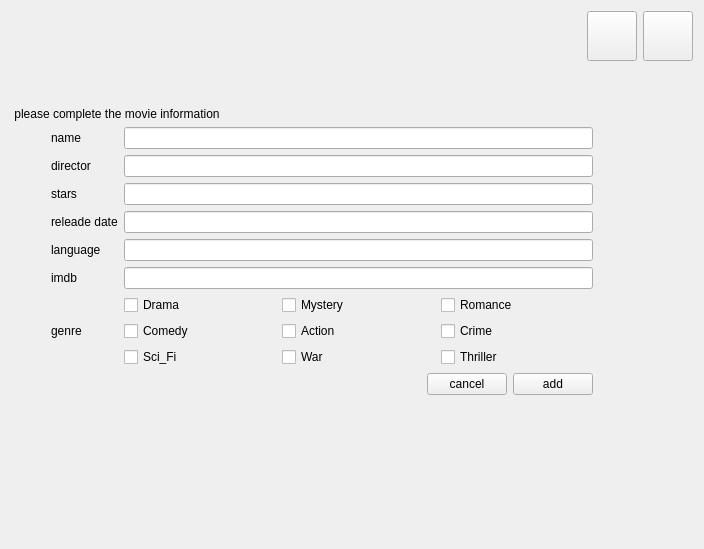
<?xml version="1.0" encoding="UTF-8"?>
<ui version="4.0">
 <class>Add</class>
 <widget class="QDialog" name="Add">
  <property name="geometry">
   <rect>
    <x>0</x>
    <y>0</y>
    <width>704</width>
    <height>549</height>
   </rect>
  </property>
  <property name="windowTitle">
   <string>Dialog</string>
  </property>
  <layout class="QVBoxLayout" name="verticalLayout">
   <item>
    <layout class="QHBoxLayout" name="horizontalLayout">
     <item>
      <spacer name="horizontalSpacer">
       <property name="orientation">
        <enum>Qt::Horizontal</enum>
       </property>
       <property name="sizeHint" stdset="0">
        <size>
         <width>40</width>
         <height>20</height>
        </size>
       </property>
      </spacer>
     </item>
     <item>
      <widget class="QPushButton" name="return_2">
       <property name="minimumSize">
        <size>
         <width>50</width>
         <height>50</height>
        </size>
       </property>
       <property name="sizeIncrement">
        <size>
         <width>0</width>
         <height>0</height>
        </size>
       </property>
       <property name="baseSize">
        <size>
         <width>0</width>
         <height>0</height>
        </size>
       </property>
       <property name="text">
        <string/>
       </property>
       <property name="icon">
        <iconset resource="icons.qrc">
         <normaloff>:/back/iconfinder_4829864_arrow_back_left_icon_512px.png</normaloff>:/back/iconfinder_4829864_arrow_back_left_icon_512px.png</iconset>
       </property>
       <property name="autoDefault">
        <bool>false</bool>
       </property>
      </widget>
     </item>
     <item>
      <widget class="QPushButton" name="close">
       <property name="minimumSize">
        <size>
         <width>50</width>
         <height>50</height>
        </size>
       </property>
       <property name="text">
        <string/>
       </property>
       <property name="icon">
        <iconset resource="icons.qrc">
         <normaloff>:/close/iconfinder_3671740_close_icon_512px.png</normaloff>:/close/iconfinder_3671740_close_icon_512px.png</iconset>
       </property>
       <property name="autoDefault">
        <bool>false</bool>
       </property>
      </widget>
     </item>
    </layout>
   </item>
   <item>
    <spacer name="verticalSpacer">
     <property name="orientation">
      <enum>Qt::Vertical</enum>
     </property>
     <property name="sizeType">
      <enum>QSizePolicy::Fixed</enum>
     </property>
     <property name="sizeHint" stdset="0">
      <size>
       <width>20</width>
       <height>40</height>
      </size>
     </property>
    </spacer>
   </item>
   <item>
    <layout class="QVBoxLayout" name="verticalLayout_7">
     <property name="topMargin">
      <number>0</number>
     </property>
     <item>
      <widget class="QLabel" name="label_8">
       <property name="text">
        <string> please complete the movie information</string>
       </property>
       <property name="margin">
        <number>5</number>
       </property>
      </widget>
     </item>
    </layout>
   </item>
   <item>
    <layout class="QHBoxLayout" name="horizontalLayout_4">
     <property name="leftMargin">
      <number>0</number>
     </property>
     <property name="topMargin">
      <number>0</number>
     </property>
     <property name="rightMargin">
      <number>0</number>
     </property>
     <property name="bottomMargin">
      <number>0</number>
     </property>
     <item>
      <spacer name="horizontalSpacer_4">
       <property name="orientation">
        <enum>Qt::Horizontal</enum>
       </property>
       <property name="sizeType">
        <enum>QSizePolicy::Fixed</enum>
       </property>
       <property name="sizeHint" stdset="0">
        <size>
         <width>40</width>
         <height>20</height>
        </size>
       </property>
      </spacer>
     </item>
     <item>
      <layout class="QGridLayout" name="gridLayout_2">
       <property name="topMargin">
        <number>0</number>
       </property>
       <property name="bottomMargin">
        <number>0</number>
       </property>
       <item row="5" column="0">
        <widget class="QLabel" name="label_6">
         <property name="text">
          <string>imdb</string>
         </property>
         <property name="margin">
          <number>5</number>
         </property>
        </widget>
       </item>
       <item row="3" column="1">
        <widget class="QLineEdit" name="lreleas"/>
       </item>
       <item row="4" column="1">
        <widget class="QLineEdit" name="llanguage"/>
       </item>
       <item row="1" column="1">
        <widget class="QLineEdit" name="ldirector"/>
       </item>
       <item row="2" column="1">
        <widget class="QLineEdit" name="lstars"/>
       </item>
       <item row="2" column="0">
        <widget class="QLabel" name="label_3">
         <property name="text">
          <string>stars</string>
         </property>
         <property name="margin">
          <number>5</number>
         </property>
        </widget>
       </item>
       <item row="0" column="0">
        <widget class="QLabel" name="label">
         <property name="text">
          <string>name</string>
         </property>
         <property name="margin">
          <number>5</number>
         </property>
        </widget>
       </item>
       <item row="0" column="1">
        <widget class="QLineEdit" name="lname"/>
       </item>
       <item row="5" column="1">
        <widget class="QLineEdit" name="limdb"/>
       </item>
       <item row="3" column="0">
        <widget class="QLabel" name="label_4">
         <property name="text">
          <string>releade date</string>
         </property>
         <property name="margin">
          <number>5</number>
         </property>
        </widget>
       </item>
       <item row="6" column="0">
        <widget class="QLabel" name="label_7">
         <property name="text">
          <string>genre</string>
         </property>
         <property name="margin">
          <number>5</number>
         </property>
        </widget>
       </item>
       <item row="1" column="0">
        <widget class="QLabel" name="label_2">
         <property name="text">
          <string>director</string>
         </property>
         <property name="margin">
          <number>5</number>
         </property>
        </widget>
       </item>
       <item row="4" column="0">
        <widget class="QLabel" name="label_5">
         <property name="text">
          <string>language</string>
         </property>
         <property name="margin">
          <number>5</number>
         </property>
        </widget>
       </item>
       <item row="6" column="1">
        <layout class="QGridLayout" name="gridLayout_6">
         <item row="1" column="1">
          <widget class="QCheckBox" name="checkBox_5">
           <property name="text">
            <string>Action</string>
           </property>
          </widget>
         </item>
         <item row="1" column="0">
          <widget class="QCheckBox" name="checkBox_4">
           <property name="text">
            <string>Comedy</string>
           </property>
          </widget>
         </item>
         <item row="0" column="2">
          <widget class="QCheckBox" name="checkBox">
           <property name="text">
            <string>Romance</string>
           </property>
          </widget>
         </item>
         <item row="0" column="0">
          <widget class="QCheckBox" name="checkBox_3">
           <property name="text">
            <string>Drama</string>
           </property>
           <property name="checkable">
            <bool>true</bool>
           </property>
           <property name="tristate">
            <bool>false</bool>
           </property>
          </widget>
         </item>
         <item row="0" column="1">
          <widget class="QCheckBox" name="checkBox_2">
           <property name="text">
            <string>Mystery</string>
           </property>
          </widget>
         </item>
         <item row="1" column="2">
          <widget class="QCheckBox" name="checkBox_6">
           <property name="text">
            <string>Crime</string>
           </property>
          </widget>
         </item>
         <item row="2" column="0">
          <widget class="QCheckBox" name="checkBox_7">
           <property name="text">
            <string>Sci_Fi</string>
           </property>
          </widget>
         </item>
         <item row="2" column="1">
          <widget class="QCheckBox" name="checkBox_8">
           <property name="text">
            <string>War</string>
           </property>
          </widget>
         </item>
         <item row="2" column="2">
          <widget class="QCheckBox" name="checkBox_9">
           <property name="text">
            <string>Thriller</string>
           </property>
          </widget>
         </item>
        </layout>
       </item>
      </layout>
     </item>
     <item>
      <spacer name="horizontalSpacer_3">
       <property name="orientation">
        <enum>Qt::Horizontal</enum>
       </property>
       <property name="sizeType">
        <enum>QSizePolicy::Fixed</enum>
       </property>
       <property name="sizeHint" stdset="0">
        <size>
         <width>100</width>
         <height>20</height>
        </size>
       </property>
      </spacer>
     </item>
    </layout>
   </item>
   <item>
    <layout class="QHBoxLayout" name="horizontalLayout_5">
     <property name="topMargin">
      <number>0</number>
     </property>
     <item>
      <spacer name="horizontalSpacer_2">
       <property name="orientation">
        <enum>Qt::Horizontal</enum>
       </property>
       <property name="sizeHint" stdset="0">
        <size>
         <width>40</width>
         <height>20</height>
        </size>
       </property>
      </spacer>
     </item>
     <item>
      <widget class="QPushButton" name="cancel">
       <property name="text">
        <string>cancel</string>
       </property>
       <property name="autoDefault">
        <bool>false</bool>
       </property>
      </widget>
     </item>
     <item>
      <widget class="QPushButton" name="add">
       <property name="text">
        <string>add</string>
       </property>
       <property name="autoDefault">
        <bool>false</bool>
       </property>
      </widget>
     </item>
     <item>
      <spacer name="horizontalSpacer_5">
       <property name="orientation">
        <enum>Qt::Horizontal</enum>
       </property>
       <property name="sizeType">
        <enum>QSizePolicy::Fixed</enum>
       </property>
       <property name="sizeHint" stdset="0">
        <size>
         <width>100</width>
         <height>20</height>
        </size>
       </property>
      </spacer>
     </item>
    </layout>
   </item>
   <item>
    <spacer name="verticalSpacer_2">
     <property name="orientation">
      <enum>Qt::Vertical</enum>
     </property>
     <property name="sizeHint" stdset="0">
      <size>
       <width>20</width>
       <height>40</height>
      </size>
     </property>
    </spacer>
   </item>
  </layout>
 </widget>
 <resources>
  <include location="icons.qrc"/>
 </resources>
 <connections/>
</ui>
